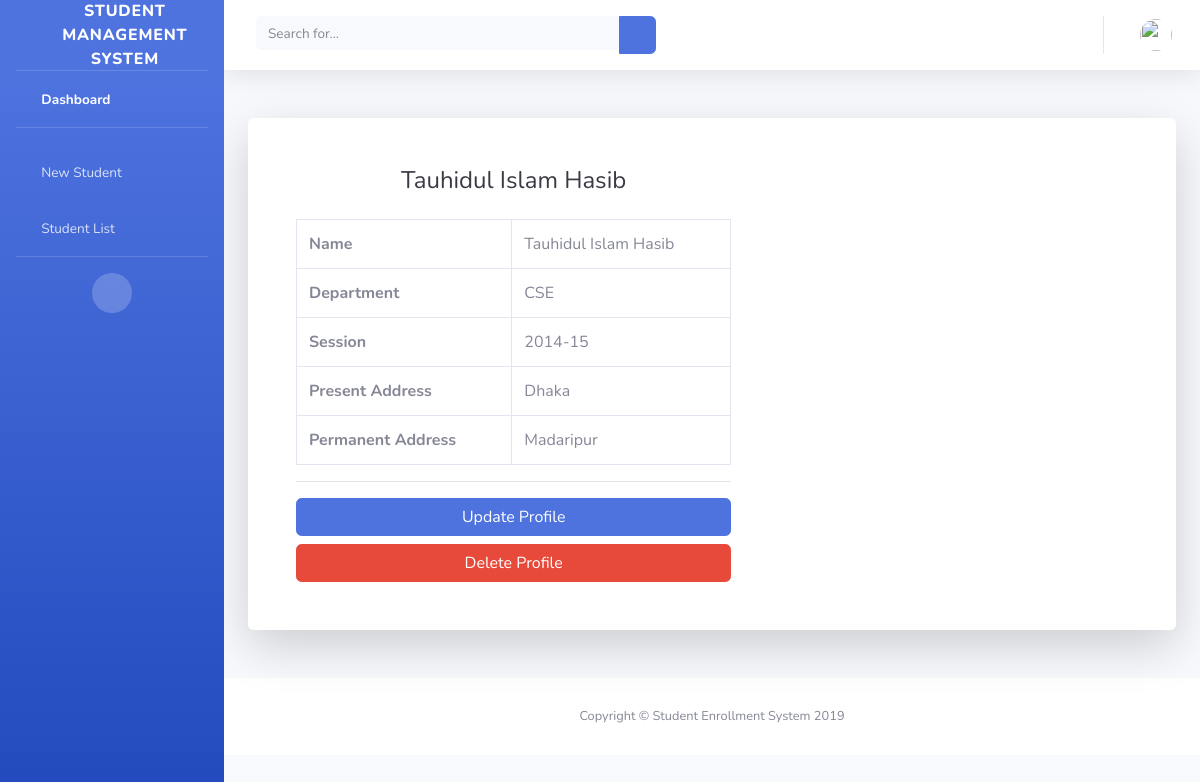
Screenshot of /profile/4 with the database file from the repository.
### diarylist/models.py (models this page shows)
class Student(models.Model):
	studentFullName = models.CharField(max_length=200)
	studentDept = models.CharField(max_length=200)
	studentSession = models.CharField(max_length=200)
	studentSSC = models.CharField(max_length=5, default=0.00)
	studentHSC = models.CharField(max_length=5, default=0.00)
	studentFather = models.CharField(max_length=200)
	studentMother = models.CharField(max_length=200)
	studentPresentAddress = models.CharField(max_length=200)
	studentPermanentAddress = models.CharField(max_length=200)
	studentEmail = models.CharField(max_length=200)

### diarylist/views.py (the view)
# urls.py: path('profile/<student_id>', views.student_profile, name="student_profile")
def student_profile(request, student_id):
	student = Student.objects.get(pk=student_id)
	return render(request, 'profile.html', {'student': student})

### diarylist/templates/profile.html
{% include 'header.html' %}
<div class="container">
    <div class="card o-hidden border-0 shadow-lg my-5">
      <div class="card-body p-0">
        <div class="row">
          <div class="col-lg-7">
            <div class="p-5">
              {% if student %}
                <div class="text-center">
                  <h1 class="h4 text-gray-900 mb-4">{{ student.studentFullName }}</h1>
                </div>
                <div class="table-responsive">
                  <table class="table table-bordered" id="dataTable" width="100%" cellspacing="0">
                    <tr>
                      <th>Name</th>
                      <td>{{ student.studentFullName }}</td>
                    </tr>
                    <tr>
                      <th>Department</th>
                      <td>{{ student.studentDept }}</td>
                    </tr>
                    <tr>
                      <th>Session</th>
                      <td>{{ student.studentSession }}</td>
                    </tr>
                    <tr>
                      <th>Present Address</th>
                      <td>{{ student.studentPresentAddress }}</td>
                    </tr>
                    <tr>
                      <th>Permanent Address</th>
                      <td>{{ student.studentPermanentAddress }}</td>
                    </tr>
                  </table>
                  <hr>
                  <a href="{% url 'edit_student' student.id %}" class="btn btn-primary btn-user btn-block">Update Profile</a>
                  <a href="{% url 'delete_student' student.id %}" class="btn btn-danger btn-user btn-block">Delete Profile</a>
                </div>
              {% endif %}
            </div>
          </div>
        </div>
      </div>
    </div>
  </div>
{% include 'footer.html' %}

### rows the page displays
Student: studentFullName "Tauhidul Islam Hasib", studentDept "CSE", studentSession "2014-15", studentPresentAddress "Dhaka", studentPermanentAddress "Madaripur"
